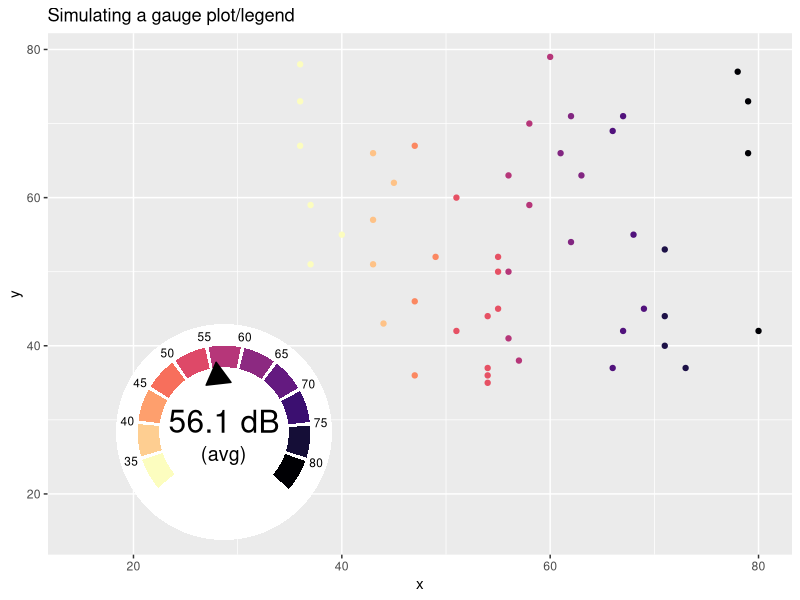
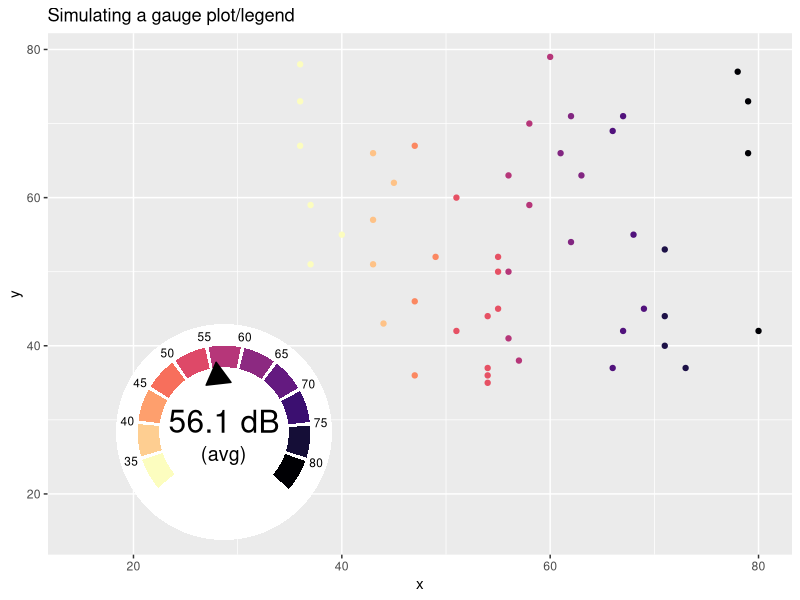

Write the R code that produced these figures, in order.
library(tidyverse)
library(glue)
library(cowplot)

# sim data for gauge, should mimic actual data range

df <- tibble(
  x = seq(32.5, 82.5, by = 5),
  y =1
)

# sim data

rando_data <- tibble(
  x = sample(c(35:80), 50, replace = TRUE),
  y = sample(c(35:80), 50, replace = TRUE)
) 

# Plot for illustrative purposes

p <- rando_data %>%
  ggplot(aes(x = x, y = y, color = x)) +
  geom_point() +
  scale_x_continuous(limits = c(15, NA)) +
  scale_y_continuous(limits = c(15, NA)) +
  scale_color_viridis_b(option = "magma", direction = -1,
                        breaks = c(seq(35, 85, by = 5))) +
  theme(legend.position = "none") +
  labs(title = "Simulating a gauge plot/legend")

# Gauge plot
g <- df %>%
  ggplot(aes(x = x, y = y, fill = as.character(x))) +
  # Add rect for white circular background
  annotate(geom = "rect", xmin = 20, xmax = 95, ymin = -3, ymax = 2,
           fill = "white") +
  geom_col() +
  # Text labels
  geom_text(aes(label = ifelse(x == 32.5, "", x-2.5), x = x-2.5, y = 1.5), size = 3) +
  # Center text, large number 
  annotate(geom = "text", x = 57.5, y = -2.5, 
           label = glue("{round(mean(rando_data$x), 1)} dB"), size = 8) +
  # Center subtext
  annotate(geom = "text", x = 20, y = -2, 
           label = glue("(avg)"), size = 5) +
  # Gauge needle
  annotate(geom = "segment", x= mean(rando_data$x), xend = mean(rando_data$x),
           y = 0, yend = .25, arrow = arrow(type = "closed")) +
  # need to expand limits so columns don't extend to center
  scale_y_continuous(limits = c(-3, NA)) +
  scale_fill_viridis_d(option = "magma", direction = -1,
                       breaks = seq(35, 85, by = 5)) +
  # rotated so gauge is upright
  coord_polar(start = 3.15) +
  theme_void() +
  # ironic that we're remove the legend for this
  theme(legend.position = "none")

# Combining for illustrative purposes.
ggdraw() +
  draw_plot(p) +
  draw_plot(g, scale = .45, halign = 0.1, valign = 0.1)

ggsave("example_plot.png")
